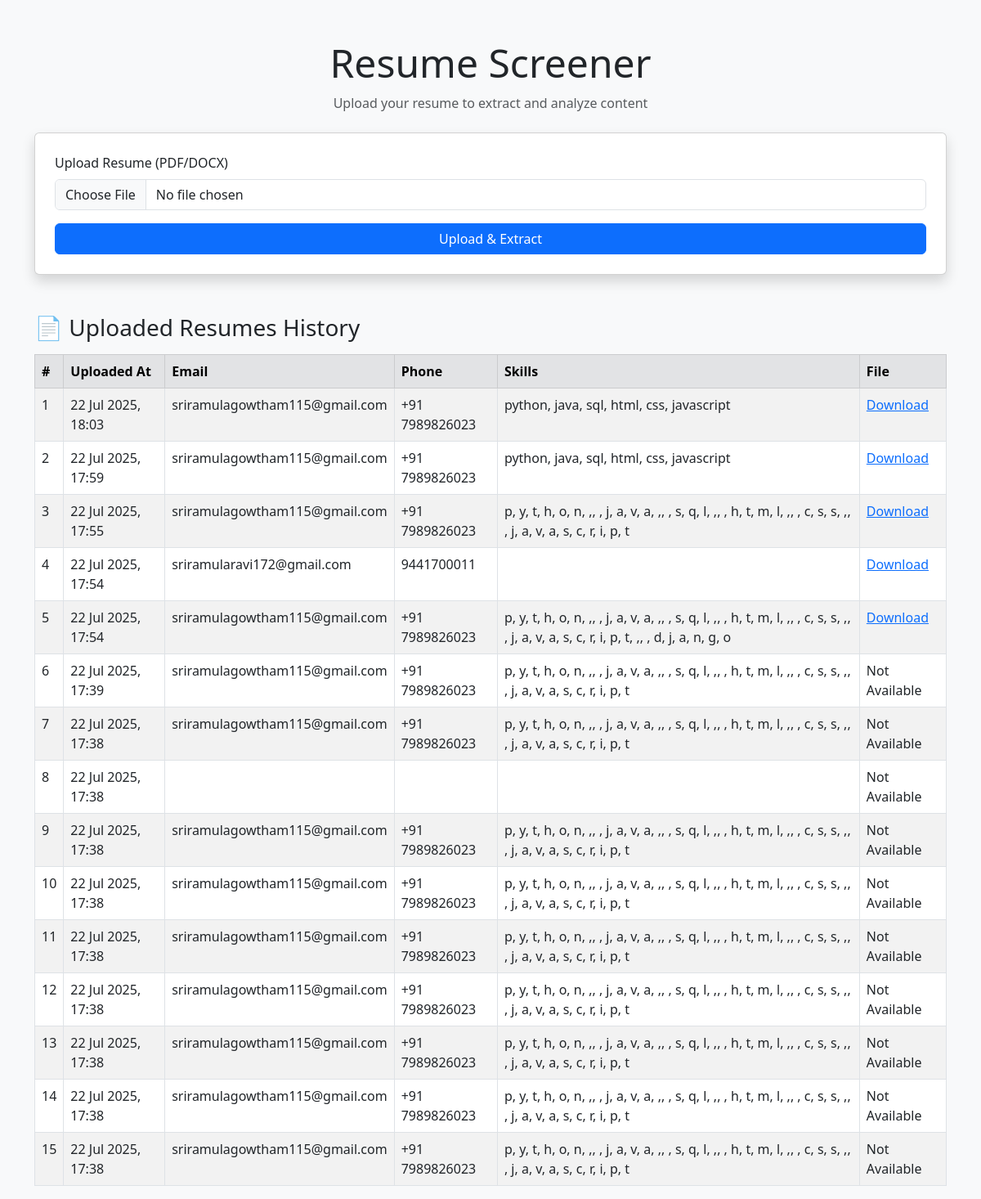
The page / on the database its author committed.
### screener/models.py (models this page shows, shortened)
class ParsedResume(models.Model):
    name = models.CharField(max_length=100)
    email = models.EmailField()
    phone = models.CharField(max_length=20)
    skills = models.TextField()
    education = models.TextField()
    experience = models.TextField(default="Not Available")
    score = models.FloatField()
    matched_skills = models.TextField()
    uploaded_at = models.DateTimeField(auto_now_add=True)
    resume_file = models.FileField(upload_to='resumes/', null=True, blank=True)  # NEW LINE

### screener/views.py (the view)
# urls.py: 2. Add a URL to urlpatterns:  path('', views.home, name='home')
def home(request):
    context = {}
    if request.method == 'POST':
        uploaded_file = request.FILES.get('resume')
        if uploaded_file:
            resume_text = extract_text_from_resume(uploaded_file)
            print("Extracted Text:", resume_text)
            name = extract_name(resume_text)
            email = extract_email(resume_text)
            phone = extract_phone(resume_text)
            skills = extract_skills(resume_text)
            education = extract_education(resume_text)
            experience = extract_experience(resume_text)
            score, matched_skills = score_resume(
                resume_text,
                ['python', 'java', 'sql', 'html', 'css', 'javascript', 'django']
            )
            ParsedResume.objects.create(
                name=name,
                email=email,
                phone=phone,
                skills=", ".join(skills),
                education=education,
                experience=experience,
                score=score,
                matched_skills=", ".join(matched_skills),
                resume_file=uploaded_file
            )
            context = {
                'extracted_info': {
                    'name': name,
                    'email': email,
                    'phone': phone,
                    'skills': ", ".join(skills),
                    'education': education,
                    'experience': experience,
                    'score': score,
                    'matched_skills': ", ".join(matched_skills)
                },
                'extracted_text': resume_text,
                'all_resumes': ParsedResume.objects.all().order_by('-uploaded_at'),
                'form': ResumeForm()
            }
    else:
        context = {
            'form': ResumeForm(),
            'all_resumes': ParsedResume.objects.all().order_by('-uploaded_at')
        }
    return render(request, 'home.html', context)

### screener/forms.py
class ResumeForm(forms.Form):
    resume = forms.FileField()

### screener/templates/home.html (shortened to what this page needs)
<!DOCTYPE html>
<html>
<head>
    <link href="https://cdn.jsdelivr.net/npm/bootstrap@5.3.0/dist/css/bootstrap.min.css" rel="stylesheet">
</head>
<body class="bg-light">
<div class="container mt-5">
    <div class="text-center mb-4">
        <h1 class="display-5">Resume Screener</h1>
        <p class="text-muted">Upload your resume to extract and analyze content</p>
    </div>
    <div class="card shadow p-4 mb-4">
        <form method="post" enctype="multipart/form-data">
            <div class="mb-3">
                <label for="resume" class="form-label">Upload Resume (PDF/DOCX)</label>
                <input type="file" name="resume" id="resume" accept=".pdf,.doc,.docx" class="form-control" required>
            </div>
            <button type="submit" class="btn btn-primary w-100">Upload & Extract</button>
        </form>
    </div>
    <div class="mt-5">
        <h3>📄 Uploaded Resumes History</h3>
        <table class="table table-bordered table-striped mt-3">
            <thead class="table-secondary">
                <tr>
                    <th>#</th>
                    <th>Uploaded At</th>
                    <th>Email</th>
                    <th>Phone</th>
                    <th>Skills</th>
                    <th>File</th>
                </tr>
            </thead>
            <tbody>
                {% for resume in all_resumes %}
                <tr>
                    <td>{{ forloop.counter }}</td>
                    <td>{{ resume.uploaded_at|date:"d M Y, H:i" }}</td>
                    <td>{{ resume.email }}</td>
                    <td>{{ resume.phone }}</td>
                    <td>{{ resume.skills }}</td>
                    <td>
                        {% if resume.resume_file %}
                        <a href="{{ resume.resume_file.url }}" target="_blank">Download</a>
                        {% else %}
                        Not Available
                        {% endif %}
                    </td>
                </tr>
                {% empty %}
                <tr>
                    <td colspan="6" class="text-center">No resumes uploaded yet.</td>
                </tr>
                {% endfor %}
            </tbody>
        </table>
    </div>
</div>
</body>
</html>

### rows shown on the page
ParsedResume: uploaded_at "22 Jul 2025, 18:03", email "sriramulagowtham115@gmail.com", phone "+91 7989826023", skills "python, java, sql, html, css, javascript"
ParsedResume: uploaded_at "22 Jul 2025, 17:59", email "sriramulagowtham115@gmail.com", phone "+91 7989826023", skills "python, java, sql, html, css, javascript"
ParsedResume: uploaded_at "22 Jul 2025, 17:55", email "sriramulagowtham115@gmail.com", phone "+91 7989826023", skills "p, y, t, h, o, n, ,, , j, a, v, a, ,, , s, q, l, ,, , h, t, m, l, ,, , c, s, s, ,, , j, a, v, a, s, c, r, i, p, t"
ParsedResume: uploaded_at "22 Jul 2025, 17:54", email "sriramularavi172@gmail.com", phone "9441700011"
ParsedResume: uploaded_at "22 Jul 2025, 17:54", email "sriramulagowtham115@gmail.com", phone "+91 7989826023", skills "p, y, t, h, o, n, ,, , j, a, v, a, ,, , s, q, l, ,, , h, t, m, l, ,, , c, s, s, ,, , j, a, v, a, s, c, r, i, p, t, ,, , d, j, a, n, g, o"
ParsedResume: uploaded_at "22 Jul 2025, 17:39", email "sriramulagowtham115@gmail.com", phone "+91 7989826023", skills "p, y, t, h, o, n, ,, , j, a, v, a, ,, , s, q, l, ,, , h, t, m, l, ,, , c, s, s, ,, , j, a, v, a, s, c, r, i, p, t", shows "Not Available"
ParsedResume: uploaded_at "22 Jul 2025, 17:38", email "sriramulagowtham115@gmail.com", phone "+91 7989826023", skills "p, y, t, h, o, n, ,, , j, a, v, a, ,, , s, q, l, ,, , h, t, m, l, ,, , c, s, s, ,, , j, a, v, a, s, c, r, i, p, t", shows "Not Available"
ParsedResume: uploaded_at "22 Jul 2025, 17:38", shows "Not Available"
ParsedResume: uploaded_at "22 Jul 2025, 17:38", email "sriramulagowtham115@gmail.com", phone "+91 7989826023", skills "p, y, t, h, o, n, ,, , j, a, v, a, ,, , s, q, l, ,, , h, t, m, l, ,, , c, s, s, ,, , j, a, v, a, s, c, r, i, p, t", shows "Not Available"
ParsedResume: uploaded_at "22 Jul 2025, 17:38", email "sriramulagowtham115@gmail.com", phone "+91 7989826023", skills "p, y, t, h, o, n, ,, , j, a, v, a, ,, , s, q, l, ,, , h, t, m, l, ,, , c, s, s, ,, , j, a, v, a, s, c, r, i, p, t", shows "Not Available"
ParsedResume: uploaded_at "22 Jul 2025, 17:38", email "sriramulagowtham115@gmail.com", phone "+91 7989826023", skills "p, y, t, h, o, n, ,, , j, a, v, a, ,, , s, q, l, ,, , h, t, m, l, ,, , c, s, s, ,, , j, a, v, a, s, c, r, i, p, t", shows "Not Available"
ParsedResume: uploaded_at "22 Jul 2025, 17:38", email "sriramulagowtham115@gmail.com", phone "+91 7989826023", skills "p, y, t, h, o, n, ,, , j, a, v, a, ,, , s, q, l, ,, , h, t, m, l, ,, , c, s, s, ,, , j, a, v, a, s, c, r, i, p, t", shows "Not Available"
ParsedResume: uploaded_at "22 Jul 2025, 17:38", email "sriramulagowtham115@gmail.com", phone "+91 7989826023", skills "p, y, t, h, o, n, ,, , j, a, v, a, ,, , s, q, l, ,, , h, t, m, l, ,, , c, s, s, ,, , j, a, v, a, s, c, r, i, p, t", shows "Not Available"
ParsedResume: uploaded_at "22 Jul 2025, 17:38", email "sriramulagowtham115@gmail.com", phone "+91 7989826023", skills "p, y, t, h, o, n, ,, , j, a, v, a, ,, , s, q, l, ,, , h, t, m, l, ,, , c, s, s, ,, , j, a, v, a, s, c, r, i, p, t", shows "Not Available"
ParsedResume: uploaded_at "22 Jul 2025, 17:38", email "sriramulagowtham115@gmail.com", phone "+91 7989826023", skills "p, y, t, h, o, n, ,, , j, a, v, a, ,, , s, q, l, ,, , h, t, m, l, ,, , c, s, s, ,, , j, a, v, a, s, c, r, i, p, t", shows "Not Available"
